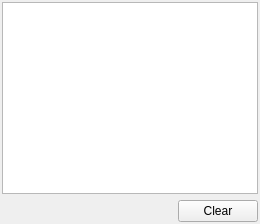
  <widget class="QDockWidget" name="dockWidget_log">
   <property name="allowedAreas">
    <set>Qt::DockWidgetArea::BottomDockWidgetArea|Qt::DockWidgetArea::RightDockWidgetArea|Qt::DockWidgetArea::TopDockWidgetArea</set>
   </property>
   <property name="features">
    <set>QDockWidget::DockWidgetFeature::DockWidgetMovable|QDockWidget::DockWidgetFeature::DockWidgetFloatable</set>
   </property>
   <property name="windowTitle">
    <string>Log</string>
   </property>
   <attribute name="dockWidgetArea">
    <number>8</number>
   </attribute>
   <widget class="QWidget" name="dockWidgetContents_log">
    <layout class="QVBoxLayout" name="verticalLayout_log">
     <property name="leftMargin">
      <number>2</number>
     </property>
     <property name="topMargin">
      <number>2</number>
     </property>
     <property name="rightMargin">
      <number>2</number>
     </property>
     <property name="bottomMargin">
      <number>2</number>
     </property>
     <item>
      <widget class="QPlainTextEdit" name="plainTextEdit_output">
       <property name="font">
        <font>
         <pointsize>10</pointsize>
        </font>
       </property>
       <property name="readOnly">
        <bool>true</bool>
       </property>
      </widget>
     </item>
     <item>
      <layout class="QHBoxLayout" name="horizontalLayout_8">
       <item>
        <spacer name="horizontalSpacer_9">
         <property name="orientation">
          <enum>Qt::Orientation::Horizontal</enum>
         </property>
         <property name="sizeHint" stdset="0">
          <size>
           <width>40</width>
           <height>20</height>
          </size>
         </property>
        </spacer>
       </item>
       <item>
        <widget class="QPushButton" name="pushButton">
         <property name="text">
          <string>Clear</string>
         </property>
        </widget>
       </item>
      </layout>
     </item>
    </layout>
   </widget>
  </widget>
